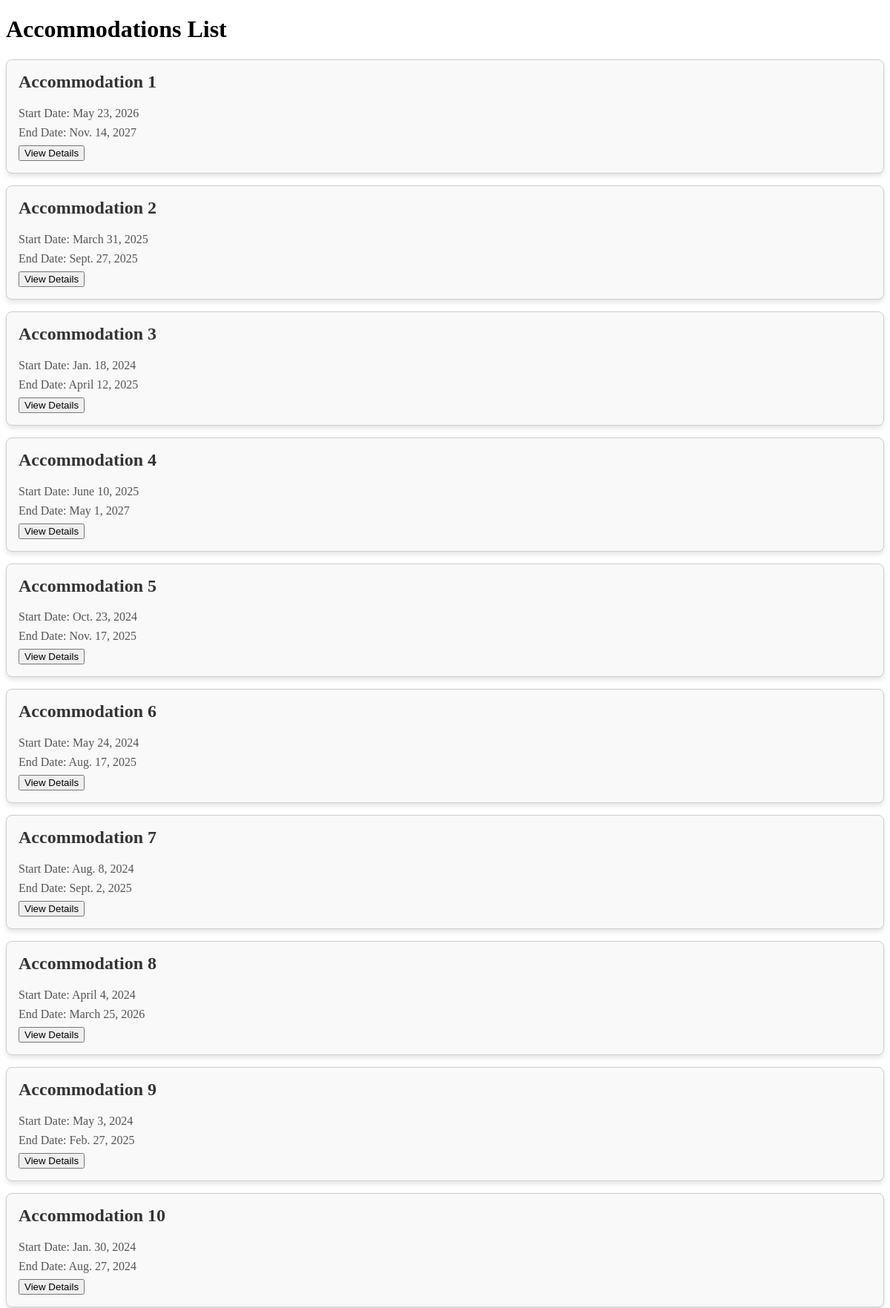
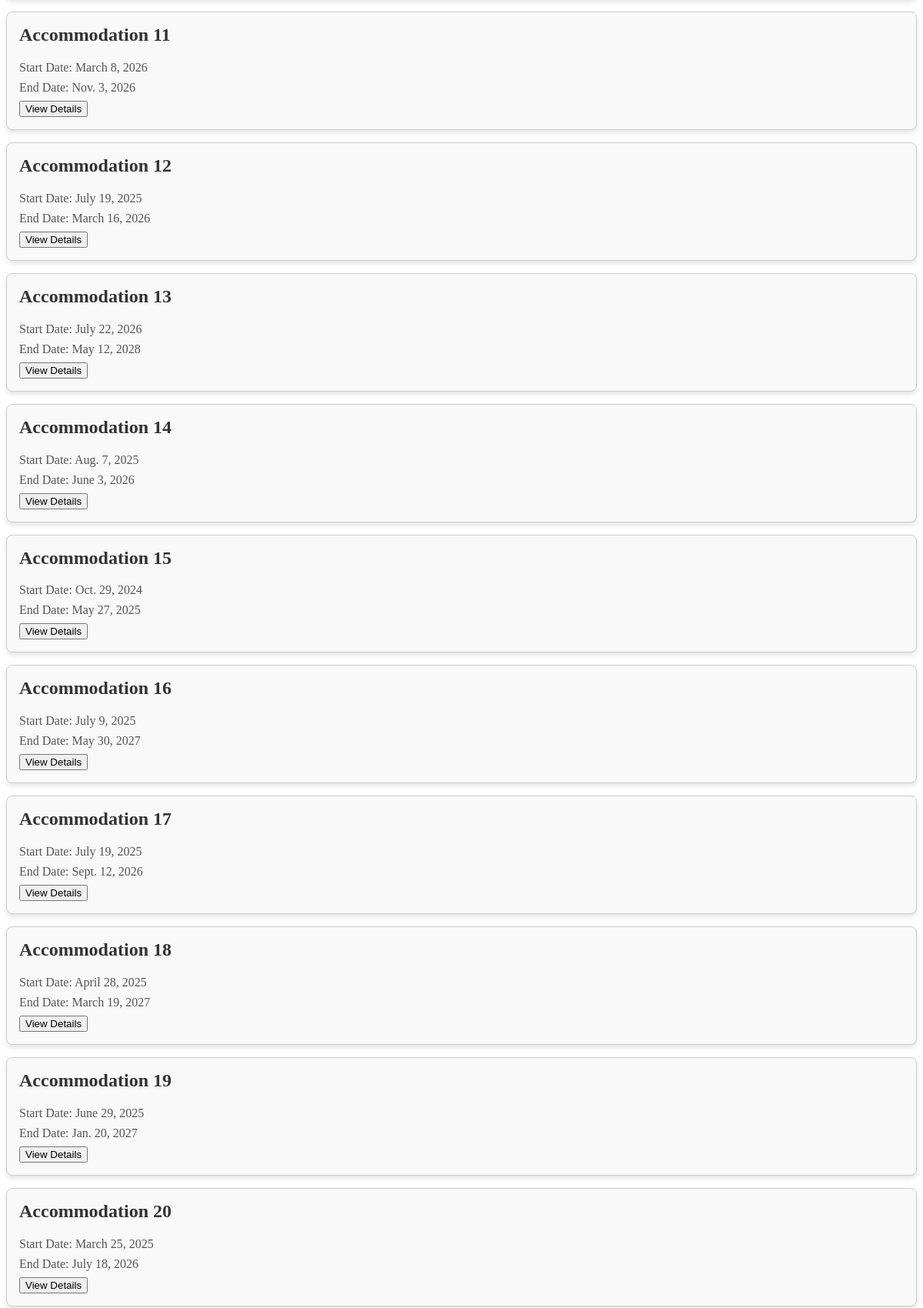
Screenshot of /accommodations/view/ (upper part) with the database file from the repository (2 pictures, top to bottom).
### accommodations/models.py (models this page shows, shortened)
class Accommodation(models.Model):
    accommodation_id = models.AutoField(primary_key=True)
    type = models.CharField(max_length=100)
    availability_start = models.DateField()
    availability_end = models.DateField()
    beds = models.PositiveIntegerField()
    bedrooms = models.PositiveIntegerField()
    price = models.DecimalField(max_digits=10, decimal_places=2)
    address = models.TextField()
    latitude = models.FloatField()
    longitude = models.FloatField()
    geo_address = models.TextField()
    is_reserved = models.BooleanField(default=False)
    class Meta:
        db_table = 'Accommodation'  # Match the exact table name in your database
        managed = False            # Tell Django this table is managed externally

### accommodations/views.py (the view)
# urls.py: path('view/', views.view_accommodations,name='view_accommodations'),
def view_accommodations(request):
    accommodations = Accommodation.objects.all()
    if(request.method == 'POST'):
        queryId = request.POST.get('accommodation_id')
        accommodation = Accommodation.objects.get(accommodation_id = queryId)
        rate = Rating.objects.get(rating_id = queryId)
        return render(request, 'view.html', {'accommodation': accommodation, 'rate': rate})
    return render(request, 'demo.html', {'accommodations': accommodations})

### accommodations/templates/demo.html (shortened to what this page needs)
<!DOCTYPE html>
<html lang="en">
  <head>
  </head>
  <body>
    <h1>Accommodations List</h1>
    <div>
      {% for accommodation in accommodations %}
      <div id="{{ accommodation.accommodation_id }}" class="accommodation-box">
        <h2>Accommodation {{ forloop.counter }}</h2>
        <p>Start Date: {{ accommodation.availability_start }}</p>
        <p>End Date: {{ accommodation.availability_end }}</p>
        <form method="POST">
          <button type="submit">View Details</button>
        </form>
      </div>
      {% endfor %}
    </div>
  </body>
</html>

### accommodations/templates/demo.html (style rules this page uses)
.accommodation-box { border: 1px solid #ccc; border-radius: 8px; padding: 16px; margin: 16px 0; box-shadow: 0 4px 6px rgba(0, 0, 0, 0.1); background-color: #f9f9f9; }
.accommodation-box h2 { margin-top: 0; color: #333; }
.accommodation-box p { margin: 8px 0; color: #555; }

### rows the page displays
Accommodation: availability_start "May 23, 2026", availability_end "Nov. 14, 2027"
Accommodation: availability_start "March 31, 2025", availability_end "Sept. 27, 2025"
Accommodation: availability_start "Jan. 18, 2024", availability_end "April 12, 2025"
Accommodation: availability_start "June 10, 2025", availability_end "May 1, 2027"
Accommodation: availability_start "Oct. 23, 2024", availability_end "Nov. 17, 2025"
Accommodation: availability_start "May 24, 2024", availability_end "Aug. 17, 2025"
Accommodation: availability_start "Aug. 8, 2024", availability_end "Sept. 2, 2025"
Accommodation: availability_start "April 4, 2024", availability_end "March 25, 2026"
Accommodation: availability_start "May 3, 2024", availability_end "Feb. 27, 2025"
Accommodation: availability_start "Jan. 30, 2024", availability_end "Aug. 27, 2024"
Accommodation: availability_start "March 8, 2026", availability_end "Nov. 3, 2026"
Accommodation: availability_start "July 19, 2025", availability_end "March 16, 2026"
Accommodation: availability_start "July 22, 2026", availability_end "May 12, 2028"
Accommodation: availability_start "Aug. 7, 2025", availability_end "June 3, 2026"
Accommodation: availability_start "Oct. 29, 2024", availability_end "May 27, 2025"
Accommodation: availability_start "July 9, 2025", availability_end "May 30, 2027"
Accommodation: availability_start "July 19, 2025", availability_end "Sept. 12, 2026"
Accommodation: availability_start "April 28, 2025", availability_end "March 19, 2027"
Accommodation: availability_start "June 29, 2025", availability_end "Jan. 20, 2027"
Accommodation: availability_start "March 25, 2025", availability_end "July 18, 2026"
